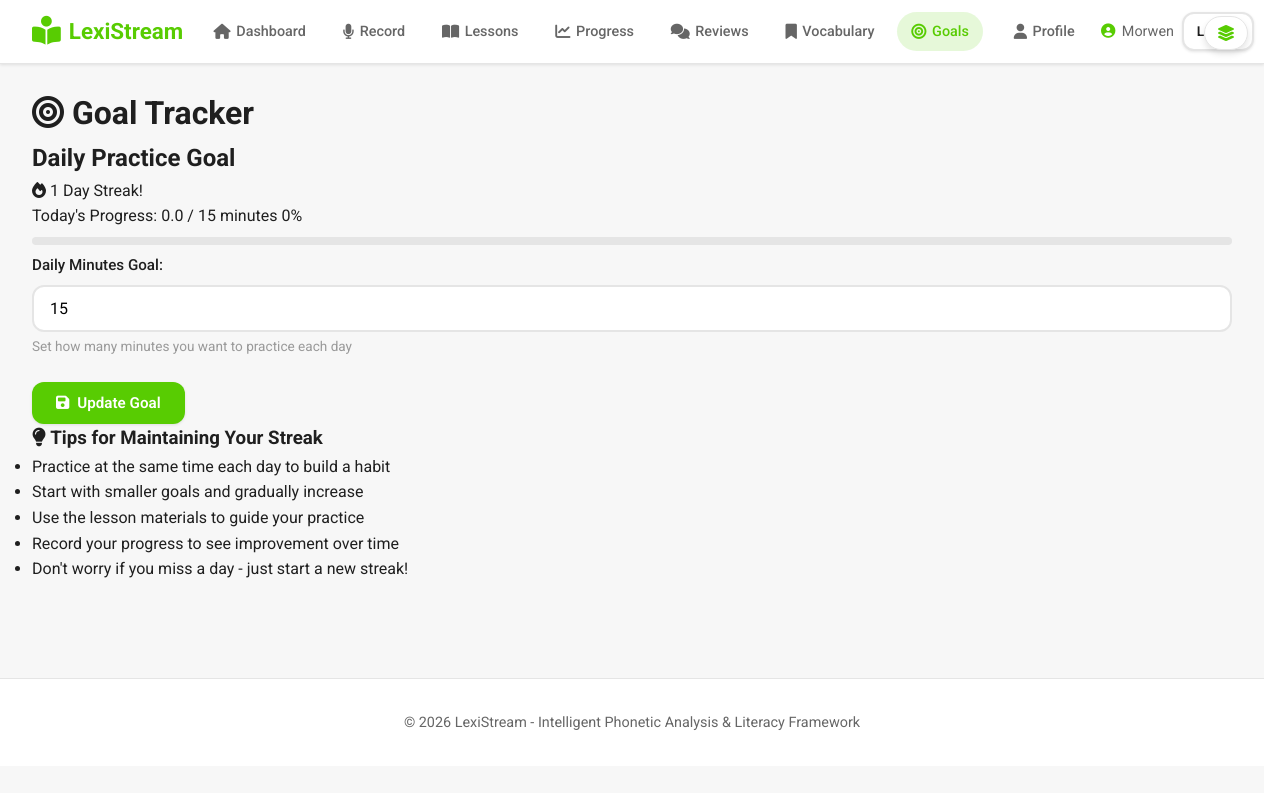
Page /goals (signed in) on the committed database.
### app.py (models this page shows)
class User(UserMixin, db.Model):
    id = db.Column(db.Integer, primary_key=True)
    username = db.Column(db.String(80), unique=True, nullable=False)
    email = db.Column(db.String(120), unique=True, nullable=False)
    password_hash = db.Column(db.String(255), nullable=False)
    is_admin = db.Column(db.Boolean, default=False, nullable=False)
    display_name = db.Column(db.String(120))
    bio = db.Column(db.Text)
    location = db.Column(db.String(120))
    website = db.Column(db.String(255))
    avatar_url = db.Column(db.String(255))
    role = db.Column(db.String(20), default="user", nullable=False)  # user, teacher, admin
    created_at = db.Column(db.DateTime, default=datetime.utcnow)

class Goal(db.Model):
    id = db.Column(db.Integer, primary_key=True)
    user_id = db.Column(db.Integer, db.ForeignKey('user.id'), nullable=False)
    daily_minutes = db.Column(db.Integer, nullable=False, default=15)
    current_streak = db.Column(db.Integer, default=0)
    last_activity_date = db.Column(db.Date)
    created_at = db.Column(db.DateTime, default=datetime.utcnow)
    user = db.relationship('User', backref=db.backref('goals', lazy=True))

### app.py (the view, shortened to what this page needs)
@app.route('/goals', methods=['GET', 'POST'])
@login_required
def goals():
    goal = Goal.query.filter_by(user_id=current_user.id).first()
    if not goal:
        goal = Goal(user_id=current_user.id, daily_minutes=15)
        db.session.add(goal)
        db.session.commit()
    today = datetime.utcnow().date()
    today_recordings = Recording.query.filter_by(user_id=current_user.id)\
        .filter(db.func.date(Recording.created_at) == today).all()
    today_minutes = sum(r.duration_seconds for r in today_recordings) / 60
    return render_template('goals.html', goal=goal, today_minutes=round(today_minutes, 2))

### app.py (called while the page is built)
@login_manager.user_loader
def load_user(user_id):
    return User.query.get(int(user_id))

### templates/goals.html (shortened to what this page needs)
{% extends "base.html" %}
{% block content %}
<div class="goals-container">
    <h1 class="page-title"><i class="fas fa-bullseye"></i> Goal Tracker</h1>
    <div class="goals-content">
        <div class="goal-card">
            <div class="goal-header">
                <h2>Daily Practice Goal</h2>
                <div class="streak-display">
                    <i class="fas fa-fire"></i>
                    <span class="streak-number">{{ goal.current_streak }}</span>
                    <span class="streak-label">Day Streak!</span>
                </div>
            </div>
            <div class="goal-progress">
                <div class="progress-info">
                    <span>Today's Progress: {{ today_minutes }} / {{ goal.daily_minutes }} minutes</span>
                    <span class="progress-percent">
                        {{ "%.0f"|format((today_minutes / goal.daily_minutes * 100) if goal.daily_minutes > 0 else 0) }}%
                    </span>
                </div>
                <div class="progress-bar">
                </div>
            </div>
            <form method="POST" action="{{ url_for('goals') }}" class="goal-form">
                <div class="form-group">
                    <label for="daily_minutes">Daily Minutes Goal:</label>
                    <input type="number" id="daily_minutes" name="daily_minutes"
                           value="{{ goal.daily_minutes }}" min="1" max="120" required>
                    <span class="form-hint">Set how many minutes you want to practice each day</span>
                </div>
                <button type="submit" class="btn btn-primary">
                    <i class="fas fa-save"></i> Update Goal
                </button>
            </form>
        </div>
        <div class="goal-tips">
            <h3><i class="fas fa-lightbulb"></i> Tips for Maintaining Your Streak</h3>
            <ul>
                <li>Practice at the same time each day to build a habit</li>
                <li>Start with smaller goals and gradually increase</li>
                <li>Use the lesson materials to guide your practice</li>
                <li>Record your progress to see improvement over time</li>
                <li>Don't worry if you miss a day - just start a new streak!</li>
            </ul>
        </div>
    </div>
</div>
{% endblock %}

### templates/base.html (shortened to what this page needs)
<!DOCTYPE html>
<html lang="en">
<head>
    <link rel="stylesheet" href="{{ url_for('static', filename='css/style.css') }}">
    <link rel="stylesheet" href="https://cdnjs.cloudflare.com/ajax/libs/font-awesome/6.4.0/css/all.min.css">
</head>
<body>
    <header class="navbar">
        <div class="nav-container">
            <div class="nav-left">
                <a href="{% if current_user.is_authenticated %}{% if current_user.is_admin %}{{ url_for('admin_dashboard') }}{% else %}{{ url_for('dashboard') }}{% endif %}{% else %}{{ url_for('index') }}{% endif %}" class="nav-logo">
                    <i class="fas fa-book-reader"></i>
                    <span>LexiStream</span>
                </a>
            </div>
            <div class="nav-center">
                {% if current_user.is_authenticated %}
                <ul class="nav-menu">
                    {% if current_user.is_admin or current_user.role == 'admin' %}
                    <li>
                        <a href="{{ url_for('admin_dashboard') }}" class="nav-link {% if request.endpoint == 'admin_dashboard' %}active{% endif %}">
                            <i class="fas fa-shield-alt"></i><span>Admin</span>
                        </a>
                    </li>
                    {% elif current_user.role == 'teacher' %}
                    <li>
                        <a href="{{ url_for('teacher_dashboard') }}" class="nav-link {% if request.endpoint == 'teacher_dashboard' %}active{% endif %}">
                            <i class="fas fa-chalkboard-teacher"></i><span>Teacher</span>
                        </a>
                    </li>
                    {% else %}
                    <li>
                        <a href="{{ url_for('dashboard') }}" class="nav-link {% if request.endpoint == 'dashboard' %}active{% endif %}">
                            <i class="fas fa-home"></i><span>Dashboard</span>
                        </a>
                    </li>
                    {% endif %}
                    <li>
                        <a href="{{ url_for('record') }}" class="nav-link {% if request.endpoint == 'record' %}active{% endif %}">
                            <i class="fas fa-microphone"></i><span>Record</span>
                        </a>
                    </li>
                    <li>
                        <a href="{{ url_for('lessons') }}" class="nav-link {% if request.endpoint == 'lessons' %}active{% endif %}">
                            <i class="fas fa-book-open"></i><span>Lessons</span>
                        </a>
                    </li>
                    <li>
                        <a href="{{ url_for('progress') }}" class="nav-link {% if request.endpoint == 'progress' %}active{% endif %}">
                            <i class="fas fa-chart-line"></i><span>Progress</span>
                        </a>
                    </li>
                    <li>
                        <a href="{{ url_for('reviews') }}" class="nav-link {% if 'review' in request.endpoint %}active{% endif %}">
                            <i class="fas fa-comments"></i><span>Reviews</span>
                        </a>
                    </li>
                    <li>
                        <a href="{{ url_for('vocabulary') }}" class="nav-link {% if request.endpoint == 'vocabulary' %}active{% endif %}">
                            <i class="fas fa-bookmark"></i><span>Vocabulary</span>
                        </a>
                    </li>
                    <li>
                        <a href="{{ url_for('goals') }}" class="nav-link {% if request.endpoint == 'goals' %}active{% endif %}">
                            <i class="fas fa-bullseye"></i><span>Goals</span>
                        </a>
                    </li>
                </ul>
                {% endif %}
            </div>
            <div class="nav-right">
                {% if current_user.is_authenticated %}
                <a href="{{ url_for('profile') }}" class="nav-link" style="margin-right: 0.25rem;">
                    <i class="fas fa-user"></i><span>Profile</span>
                </a>
                <span class="nav-user">
                    <i class="fas fa-user-circle"></i>
                    {{ current_user.username }}{% if current_user.is_admin %} (Admin){% endif %}
                </span>
                <a href="{{ url_for('logout') }}" class="btn btn-secondary btn-sm">Logout</a>
                {% else %}
                <a href="{{ url_for('login') }}" class="btn btn-secondary btn-sm">Login</a>
                <a href="{{ url_for('register') }}" class="btn btn-primary btn-sm">Register</a>
                {% endif %}
            </div>
        </div>
    </header>
    {% if current_user.is_authenticated %}
    <button type="button" id="toggleCanvasBtn" class="canvas-toggle" title="Toggle dashboard">
        <i class="fas fa-layer-group"></i>
    </button>
    {% endif %}
    <main class="main-content">
        {% block content %}{% endblock %}
    </main>
    <footer class="footer">
        <p>&copy; 2026 LexiStream - Intelligent Phonetic Analysis & Literacy Framework</p>
    </footer>
</body>
</html>

### static/css/style.css (style rules this page uses)
* { margin: 0; padding: 0; box-sizing: border-box; }
:root { --matcha-dark: #58cc02; --matcha-light: #89e219; --matcha-hover: #4fb800; --cream-bg: #f7f7f7; --cream-light: #ffffff; --cream-border: #e5e5e5; --text-primary: #1f1f1f; --text-secondary: #666666; --text-light: #999999; --danger: #dc3545; --warning: #ffc107; --shadow-sm: 0 1px 3px rgba(0, 0, 0, 0.1); --shadow-md: 0 4px 6px rgba(0, 0, 0, 0.1); --shadow-lg: 0 10px 20px rgba(0, 0, 0, 0.1); }
body { font-family: 'Roboto', -apple-system, BlinkMacSystemFont, 'Segoe UI', sans-serif; background: var(--cream-bg); color: var(--text-primary); line-height: 1.6; min-height: 100vh; }
.navbar { background: var(--cream-light); border-bottom: 1px solid var(--cream-border); position: sticky; top: 0; z-index: 1000; box-shadow: var(--shadow-sm); transition: transform 0.3s ease; }
.nav-container { max-width: 1400px; margin: 0 auto; padding: 0.75rem 2rem; display: flex; align-items: center; justify-content: space-between; gap: 1rem; }
.nav-left, .nav-center, .nav-right { display: flex; align-items: center; gap: 1rem; }
.nav-logo { display: inline-flex; align-items: center; gap: 0.5rem; font-size: 1.4rem; font-weight: 700; color: var(--matcha-dark); text-decoration: none; }
.nav-logo i { font-size: 1.8rem; }
.nav-menu { list-style: none; display: flex; align-items: center; gap: 0.5rem; }
.nav-link { display: inline-flex; align-items: center; gap: 0.35rem; padding: 0.5rem 0.9rem; border-radius: 999px; text-decoration: none; color: var(--text-secondary); font-size: 0.9rem; font-weight: 500; transition: background 0.2s ease, color 0.2s ease; }
.nav-link i { font-size: 0.95rem; }
.nav-link.active { background: rgba(88, 204, 2, 0.15); color: var(--matcha-dark); }
.nav-user { display: inline-flex; align-items: center; gap: 0.4rem; font-size: 0.9rem; color: var(--text-secondary); }
.nav-user i { color: var(--matcha-dark); }
.nav-right .btn-sm { padding: 0.4rem 0.8rem; }
.nav-right { gap: 0.5rem; }
.canvas-toggle { position: fixed; top: 1rem; right: 1rem; z-index: 1100; background: var(--cream-light); border: 1px solid var(--cream-border); border-radius: 999px; padding: 0.5rem 0.75rem; box-shadow: var(--shadow-md); display: flex; align-items: center; justify-content: center; cursor: pointer; }
.canvas-toggle i { font-size: 1rem; color: var(--matcha-dark); }
.main-content { max-width: 1400px; margin: 0 auto; padding: 1.5rem 2rem 2rem; }
.btn { display: inline-flex; align-items: center; gap: 0.5rem; padding: 0.75rem 1.5rem; border: none; border-radius: 12px; font-weight: 600; font-size: 0.95rem; cursor: pointer; transition: all 0.2s ease; text-decoration: none; font-family: 'Roboto', sans-serif; box-shadow: var(--shadow-sm); }
.btn-primary { background: var(--matcha-dark); color: white; }
.btn-secondary { background: var(--cream-light); color: var(--text-primary); border: 2px solid var(--cream-border); }
.btn-sm { padding: 0.5rem 1rem; font-size: 0.85rem; }
.form-group { margin-bottom: 1.5rem; }
.form-group label { display: block; margin-bottom: 0.5rem; font-weight: 500; color: var(--text-primary); font-size: 0.95rem; }
.form-group input, .form-group textarea, .form-group select { width: 100%; padding: 0.75rem 1rem; border: 2px solid var(--cream-border); border-radius: 12px; font-size: 1rem; font-family: 'Roboto', sans-serif; transition: all 0.2s ease; background: var(--cream-light); }
.form-hint { color: var(--text-light); font-size: 0.85rem; margin-top: 0.25rem; display: block; }
.progress-bar { width: 100%; height: 8px; background: var(--cream-border); border-radius: 4px; overflow: hidden; margin: 0.5rem 0; }
.footer { background: var(--cream-light); border-top: 1px solid var(--cream-border); text-align: center; padding: 2rem; margin-top: 4rem; color: var(--text-secondary); font-size: 0.9rem; }

### rows in the picture
User: username "Morwen"
Goal: current_streak "1", daily_minutes "15", daily_minutes "0"

### other values in the picture
{{ today_minutes }} "0.0"
